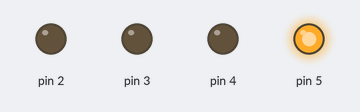
A sketch run on a simulated Arduino Uno, built with avr-gcc and run on an emulated ATmega328P. On the bench: output pins drawn as LEDs (lit = HIGH).

Above: at 0.1 s.
At 2.1 s:
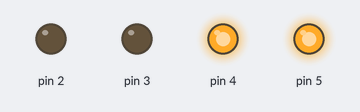
At 4.1 s:
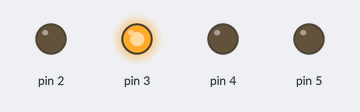
Timing chart, 0 to 5.6 s (numbered marks = the images above):
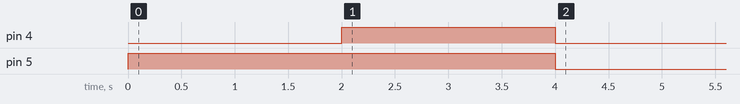

The sketch:

OPPGAVE_1.ino
```cpp
int switchState = 0;
void setup() {
  pinMode(3, OUTPUT);
  pinMode(4, OUTPUT);
  pinMode(5, OUTPUT);
  pinMode(2, OUTPUT);
  digitalWrite(5, HIGH);
  digitalWrite(4, LOW);
  digitalWrite(3, LOW);
  delay(2000);
  digitalWrite(5, HIGH);
  digitalWrite(4, HIGH);
  digitalWrite(3, LOW);
  delay(2000);
  digitalWrite(5, LOW);
  digitalWrite(4, LOW);
  digitalWrite(3, HIGH);

  // put your setup code here, to run once:

}

void loop() {
   switchState = digitalRead(2);
  if (switchState == LOW) {
    digitalWrite(3, HIGH);
    digitalWrite(4, LOW);
    digitalWrite(5, LOW);
  }
  else {
    digitalWrite(3, LOW);
    digitalWrite(4, HIGH);
    digitalWrite(5, LOW);

    delay(2000);

    digitalWrite(3, LOW);
    digitalWrite(4, LOW);
    digitalWrite(5, HIGH);

    delay(5000);

    digitalWrite(3, LOW);
    digitalWrite(4, HIGH);
    digitalWrite(5, HIGH);

    delay(2000);

    digitalWrite(3, HIGH);
    digitalWrite(4, LOW);
    digitalWrite(3, LOW);


  }
  // put your main code here, to run repeatedly:

}
```
